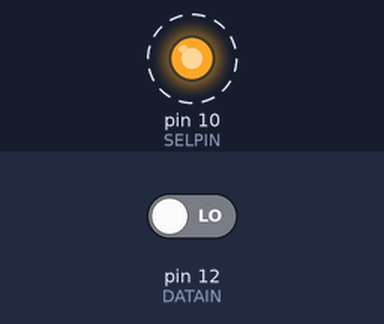
A sketch run on a simulated Arduino Uno, built with avr-gcc and run on an emulated ATmega328P. On the bench: output pins drawn as LEDs (lit = HIGH). Dashed ring = blinking. The test bench sets the inputs (shaded band); at power-on: pin 12 (DATAIN) LOW. Pins used as bus, display or sensor lines are not drawn; what the sketch prints to the serial monitor is not drawn.

Above: at 0.05 s.
Timing chart, 0 to 3.0 s (numbered marks = the images above):
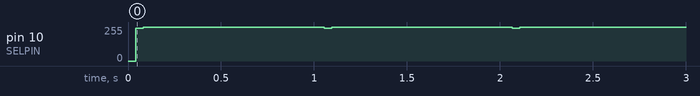

Measured:
- by itself, pin 10 (SELPIN): alternates 255/255 for 0.97 s and 246/255 for 0.04 s

The sketch:

MCP3208.ino
```cpp
#include "Arduino.h"

#define SELPIN 10 //Selection Pin
#define DATAOUT 11//MOSI
#define DATAIN  12//MISO
#define SPICLOCK  13//Clock
int readvalue;

void setup() {
	//set pin modes
	pinMode(SELPIN, OUTPUT);
	pinMode(DATAOUT, OUTPUT);
	pinMode(DATAIN, INPUT);
	pinMode(SPICLOCK, OUTPUT);
	//disable device to start with
	digitalWrite(SELPIN, HIGH);
	digitalWrite(DATAOUT, LOW);
	digitalWrite(SPICLOCK, LOW);

	Serial.begin(9600);
	Serial.print("Test");
}

int read_adc(int channel) {
	int adcvalue = 0;
	byte commandbits = B11000000; //command bits - start, mode, chn (3), dont care (3)

	//allow channel selection
	commandbits |= ((channel - 1) << 3);

	digitalWrite(SELPIN, LOW); //Select adc
	// setup bits to be written
	for (int i = 7; i >= 3; i--) {
		digitalWrite(DATAOUT, commandbits & 1 << i);
		//cycle clock
		digitalWrite(SPICLOCK, HIGH);
		digitalWrite(SPICLOCK, LOW);
	}

	digitalWrite(SPICLOCK, HIGH);    //ignores 2 null bits
	digitalWrite(SPICLOCK, LOW);
	digitalWrite(SPICLOCK, HIGH);
	digitalWrite(SPICLOCK, LOW);

	//read bits from adc
	for (int i = 11; i >= 0; i--) {
		adcvalue += digitalRead(DATAIN) << i;
		//cycle clock
		digitalWrite(SPICLOCK, HIGH);
		digitalWrite(SPICLOCK, LOW);
	}
	digitalWrite(SELPIN, HIGH); //turn off device
	return adcvalue;
}

void loop() {

	for(int i=1; i<=8; i++){
		readvalue = read_adc(i);
		Serial.print("Ch[");
		Serial.print(i, DEC);
		Serial.print("]=");
		Serial.print(readvalue, DEC);
		Serial.print(", ");
	}
	Serial.println(" ");
	delay(1000);
}
```
